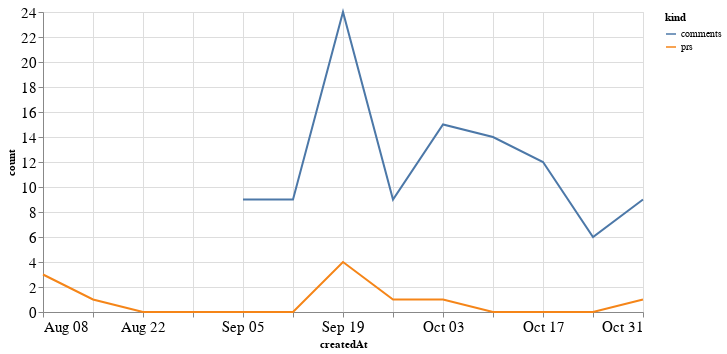

Notebook cell for this chart:
### Code cell
alt.Chart(total_time, width=600).mark_line().encode(
    x='createdAt',
    y='count',
    color='kind'
)

### Figure 1 — Vega-Lite specification as saved in the notebook (floating-point values rounded to 4 significant figures)
{"config": {"axisLeft": {"labelFontSize": 15}, "axisBottom": {"labelFontSize": 15}}, "data": {"name": "data-7f06e3eb8a277be241d969b8dfa91a27"}, "mark": "line", "encoding": {"color": {"type": "nominal", "field": "kind"}, "x": {"type": "temporal", "field": "createdAt"}, "y": {"type": "quantitative", "field": "count"}}, "width": 600, "$schema": "https://vega.github.io/schema/vega-lite/v4.8.1.json", "datasets": {"data-7f06e3eb8a277be241d969b8dfa91a27": [{"createdAt": "2021-08-08T00:00:00", "kind": "prs", "count": 3.0}, {"createdAt": "2021-08-15T00:00:00", "kind": "prs", "count": 1.0}, {"createdAt": "2021-08-22T00:00:00", "kind": "prs", "count": 0.0}, {"createdAt": "2021-08-29T00:00:00", "kind": "prs", "count": 0.0}, {"createdAt": "2021-09-05T00:00:00", "kind": "prs", "count": 0.0}, {"createdAt": "2021-09-12T00:00:00", "kind": "prs", "count": 0.0}, {"createdAt": "2021-09-19T00:00:00", "kind": "prs", "count": 4.0}, {"createdAt": "2021-09-26T00:00:00", "kind": "prs", "count": 1.0}, {"createdAt": "2021-10-03T00:00:00", "kind": "prs", "count": 1.0}, {"createdAt": "2021-10-10T00:00:00", "kind": "prs", "count": 0.0}, {"createdAt": "2021-10-17T00:00:00", "kind": "prs", "count": 0.0}, {"createdAt": "2021-10-24T00:00:00", "kind": "prs", "count": 0.0}, {"createdAt": "2021-10-31T00:00:00", "kind": "prs", "count": 1.0}, {"createdAt": "2021-08-08T00:00:00", "kind": "comments", "count": null}, {"createdAt": "2021-08-15T00:00:00", "kind": "comments", "count": null}, {"createdAt": "2021-08-22T00:00:00", "kind": "comments", "count": null}, {"createdAt": "2021-08-29T00:00:00", "kind": "comments", "count": null}, {"createdAt": "2021-09-05T00:00:00", "kind": "comments", "count": 9.0}, {"createdAt": "2021-09-12T00:00:00", "kind": "comments", "count": 9.0}, {"createdAt": "2021-09-19T00:00:00", "kind": "comments", "count": 24.0}, {"createdAt": "2021-09-26T00:00:00", "kind": "comments", "count": 9.0}, {"createdAt": "2021-10-03T00:00:00", "kind": "comments", "count": 15.0}, {"createdAt": "2021-10-10T00:00:00", "kind": "comments", "count": 14.0}, {"createdAt": "2021-10-17T00:00:00", "kind": "comments", "count": 12.0}, {"createdAt": "2021-10-24T00:00:00", "kind": "comments", "count": 6.0}, {"createdAt": "2021-10-31T00:00:00", "kind": "comments", "count": 9.0}]}}
